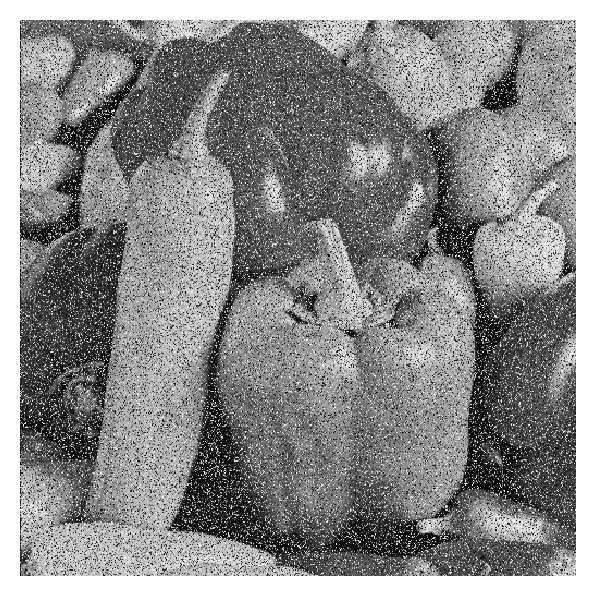
//> input picture WienerFilterOMP/ExampleImage.jpg, 596 x 596 px
$ ./WienerFilter ExampleImage.jpg   (built with g++ and OpenCV 4)
//> lines starting //> are read from the running program, lines starting //| are printed output that depends on the picture
//> further down, src is the input picture: 596 rows x 596 cols, CV_8UC1; min 0, max 255, mean 138.7
#include <opencv2/core/core.hpp>
#include <opencv2/highgui/highgui.hpp>
#include <opencv2/imgproc.hpp>

#include <iostream>
#include <assert.h>

#include <omp.h>

#include <time.h>

using namespace cv;
using namespace std;

double WienerFilter(const Mat& src, Mat& dst, const Size& block){
//> called with block = Size(5, 5)

	assert(("src and dst must be one channel grayscale images", src.channels() == 1, dst.channels() == 1));

	int h = src.rows;
//> h = 596
	int w = src.cols;
//> w = 596
	double noiseVariance;

	dst = Mat1b(h, w);

	Mat1d means, sqrMeans, variances;
	Mat1d avgVarianceMat;

	boxFilter(src, means, CV_64F, block, Point(-1, -1), true, BORDER_REPLICATE);
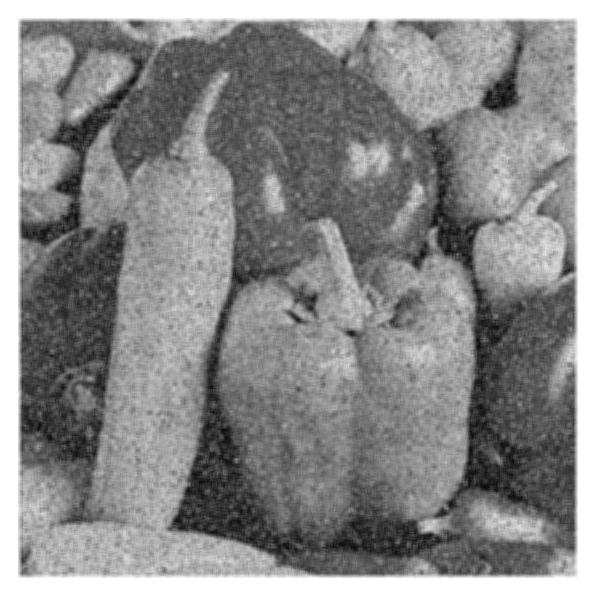
//> means: 596 rows x 596 cols, CV_64FC1; min 5.64, max 255, mean 138.7
	sqrBoxFilter(src, sqrMeans, CV_64F, block, Point(-1, -1), true, BORDER_REPLICATE);
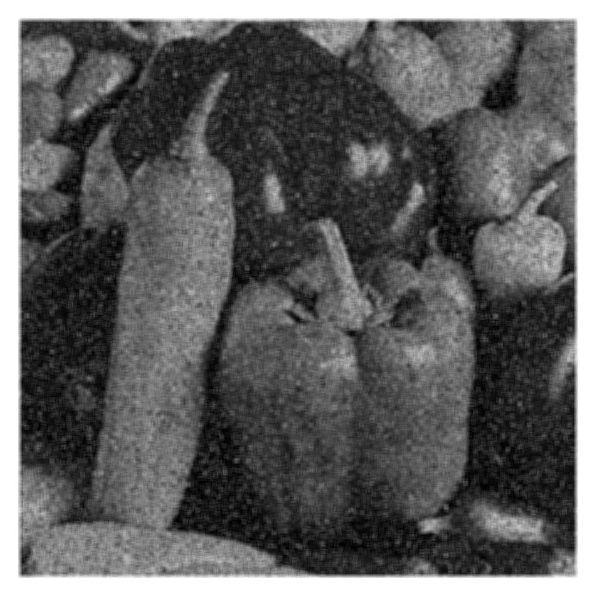
//> sqrMeans: 596 rows x 596 cols, CV_64FC1; min 88.36, max 65025, mean 24910.2; drawn with min black and max white

	Mat1d means2 = means.mul(means);
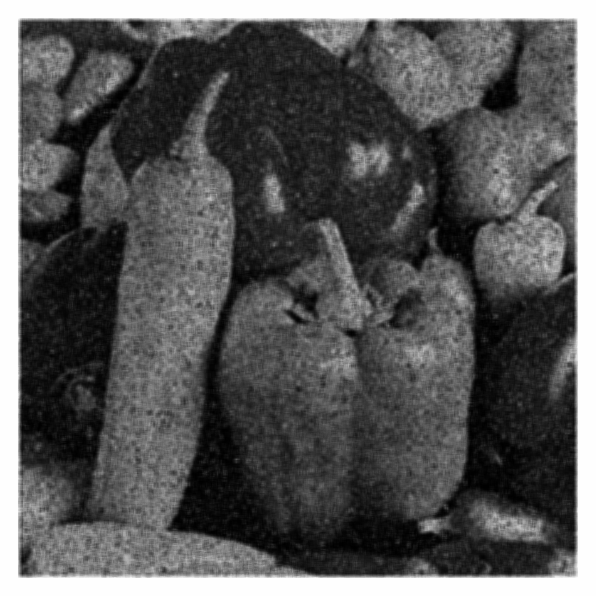
//> means2: 596 rows x 596 cols, CV_64FC1; min 31.81, max 65025, mean 22732.4; drawn with min black and max white
	variances = sqrMeans - (means.mul(means));
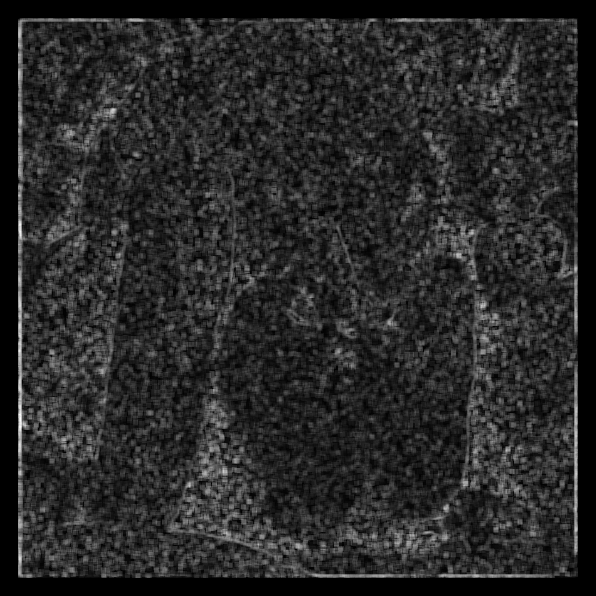
//> variances: 596 rows x 596 cols, CV_64FC1; min 0, max 13528.3, mean 2177.8; drawn with min black and max white

	reduce(variances, avgVarianceMat, 1, CV_REDUCE_SUM, -1);
//> avgVarianceMat = 596 values, max 2717905.8 at index 575, min 0 at index 0, mean 1297944.2
	reduce(avgVarianceMat, avgVarianceMat, 0, CV_REDUCE_SUM, -1);
//> avgVarianceMat = [773574736.4]
	noiseVariance = avgVarianceMat(0, 0) / (h*w);
//> noiseVariance = 2177.8
  #pragma omp parallel for schedule(guided)
	for (int r = 0; r < h; ++r){
		// get row pointers
		uchar const * const srcRow = src.ptr<uchar>(r);
		uchar * const dstRow = dst.ptr<uchar>(r);
		double * const varRow = variances.ptr<double>(r);
		double * const meanRow = means.ptr<double>(r);
		for (int c = 0; c < w; ++c) {
			dstRow[c] = saturate_cast<uchar>(
				meanRow[c] + max(0., varRow[c] - noiseVariance) / max(varRow[c], noiseVariance) * (srcRow[c] - meanRow[c])
			);
		}
	}

	return noiseVariance;
}


int main(int argc, char** argv)
{

	if(argc != 2)
	{
		cout << "Usage: WienerFilter <Image_Path>" << endl;
		return -1;
	}

	string testImage = argv[1];
	Mat1b src = imread(testImage, CV_LOAD_IMAGE_GRAYSCALE);
	Mat1b dst5x5;

	if (src.empty()){
		cout << "The specified image '" << testImage << "' does not exists" << endl;
		exit(-1);
	}

	struct timespec start, finish;
        double elapsed;
        clock_gettime(CLOCK_MONOTONIC, &start);

	WienerFilter(src, dst5x5, Size(5,5));

        clock_gettime(CLOCK_MONOTONIC, &finish);
	elapsed = (finish.tv_sec - start.tv_sec);
	elapsed += (finish.tv_nsec - start.tv_nsec) / 1000000000.0;

	imwrite("WienerFiltered.png", dst5x5);

	cout << "Finished in " << elapsed << " seconds" << endl;

	return 0;
}
